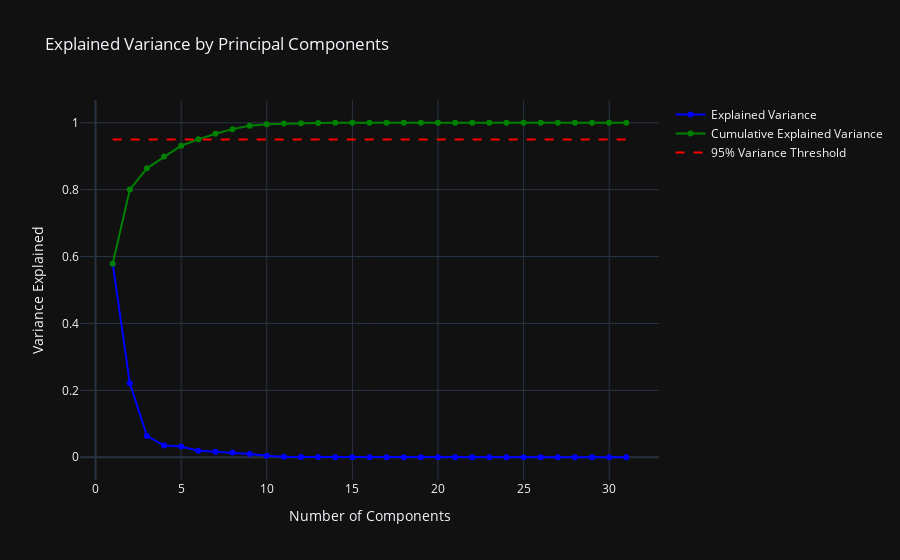

Notebook cell for this chart:
### Code cell
explained_variance_trace = go.Scatter(
    x = list(range(1, len(explained_variance) + 1)),
    y = explained_variance,
    mode = 'lines+markers',
    name = 'Explained Variance',
    line = dict(color = 'blue')
)

cumulative_explained_variance_trace = go.Scatter(
    x = list(range(1, len(cumulative_explained_variance) + 1)),
    y = cumulative_explained_variance,
    mode = 'lines+markers',
    name = 'Cumulative Explained Variance',
    line = dict(color = 'green')
)

variance_threshold_trace = go.Scatter(
    x = [1, len(cumulative_explained_variance)],
    y = [0.95, 0.95],
    mode = 'lines',
    name = '95% Variance Threshold',
    line = dict(color = 'red', dash = 'dash')
)

fig = go.Figure(data = [explained_variance_trace, cumulative_explained_variance_trace, variance_threshold_trace])
fig.update_layout(
    title = 'Explained Variance by Principal Components',
    xaxis_title = 'Number of Components',
    yaxis_title = 'Variance Explained',
    template = 'plotly_dark'    
)

fig.show()

### Figure 1 — Plotly figure (JSON) as saved in the notebook; plotly's stock layout.template omitted (floating-point values rounded to 4 significant figures)
{"data": [{"line": {"color": "blue"}, "mode": "lines+markers", "name": "Explained Variance", "type": "scatter", "x": [1, 2, 3, 4, 5, 6, 7, 8, 9, 10, 11, 12, 13, 14, 15, 16, 17, 18, 19, 20, 21, 22, 23, 24, 25, 26, 27, 28, 29, 30, 31], "y": [0.5786, 0.2215, 0.06369, 0.03499, 0.03241, 0.01916, 0.0165, 0.01401, 0.009854, 0.004855, 0.001771, 0.001082, 0.001012, 0.000278, 6.622e-05, 5.256e-05, 4.414e-05, 2.288e-05, 1.446e-05, 6.725e-06, 6.001e-06, 4.554e-06, 2.452e-06, 1.688e-06, 1.083e-06, 1.219e-09, 8.345e-18, 0, 0, 0, 0]}, {"line": {"color": "green"}, "mode": "lines+markers", "name": "Cumulative Explained Variance", "type": "scatter", "x": [1, 2, 3, 4, 5, 6, 7, 8, 9, 10, 11, 12, 13, 14, 15, 16, 17, 18, 19, 20, 21, 22, 23, 24, 25, 26, 27, 28, 29, 30, 31], "y": [0.5786, 0.8002, 0.8639, 0.8988, 0.9312, 0.9504, 0.9669, 0.9809, 0.9908, 0.9956, 0.9974, 0.9985, 0.9995, 0.9998, 0.9998, 0.9999, 0.9999, 1.0, 1.0, 1.0, 1.0, 1.0, 1.0, 1.0, 1.0, 1.0, 1.0, 1.0, 1.0, 1.0, 1.0]}, {"line": {"color": "red", "dash": "dash"}, "mode": "lines", "name": "95% Variance Threshold", "type": "scatter", "x": [1, 31], "y": [0.95, 0.95]}], "layout": {"title": {"text": "Explained Variance by Principal Components"}, "xaxis": {"title": {"text": "Number of Components"}}, "yaxis": {"title": {"text": "Variance Explained"}}}}
